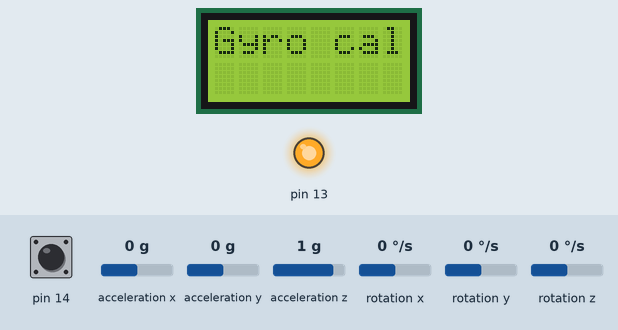
A sketch run on a simulated Arduino Leonardo, built with avr-gcc and run on an emulated ATmega32U4. On the bench: 8×2 character LCD, output pins drawn as LEDs (lit = HIGH). The inputs (shaded band) are chosen by the test bench; at power-on: pin 14 HIGH, rotation z 0 °/s, acceleration x 0 g, acceleration y 0 g, acceleration z 1 g, rotation x 0 °/s, rotation y 0 °/s. What the sketch prints to the serial monitor is not drawn.

Above: at 1.3 s.
1.4 s: pin 14 pulled LOW for 3.2 s
At 3.3 s:
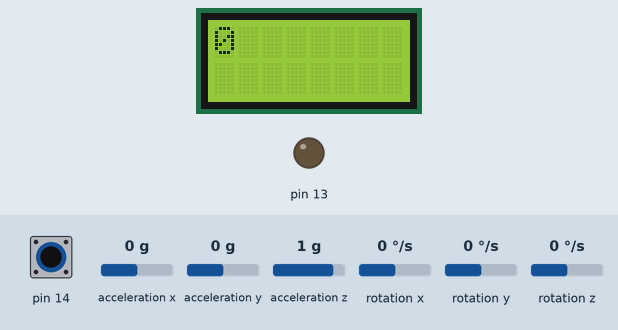
6.1 s: rotation z set to -192 °/s
At 6.25 s:
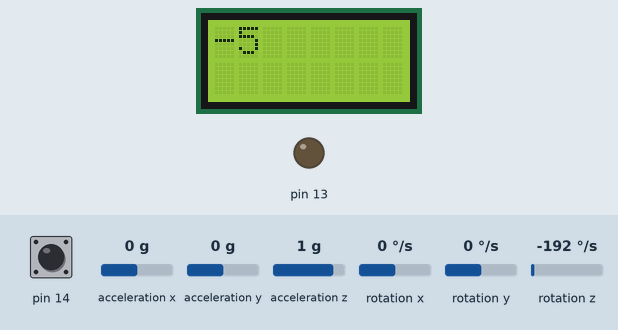
7.6 s: rotation z set to -100 °/s
At 7.76 s:
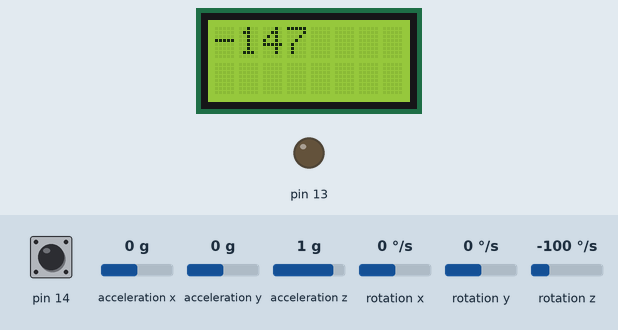
9.1 s: rotation z set to 0 °/s
At 9.1 s:
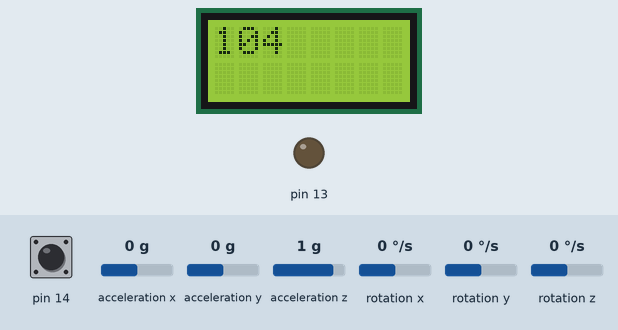
Timing chart, 0 to 11.6 s (numbered marks = the images above; inputs shaded):
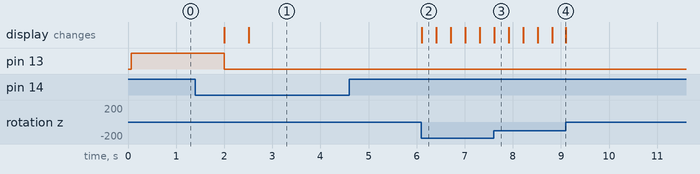

Measured:
- after the input at 1.4 s, the display: first differs from a run without the input after 1.1 s (image 1)
- after the input at 6.1 s, the display: changes at once (image 2)
- after the input at 9.1 s, every drawn part: stays the same

The sketch:

Roterende_ting.ino
```cpp
#include <Arduino.h>
#include <Wire.h>
#include <Zumo32U4.h>

Zumo32U4LCD lcd;
Zumo32U4IMU imu;
Zumo32U4ButtonA buttonA;
Zumo32U4Encoders encoders;
Zumo32U4Motors motors;


//This is a push commentary
/* turnAngle is a 32-bit unsigned integer representing the amount
the robot has turned since the last time turnSensorReset was
called.  This is computed solely using the Z axis of the gyro, so
it could be inaccurate if the robot is rotated about the X or Y
axes.

Our convention is that a value of 0x20000000 represents a 45
degree counter-clockwise rotation.  This means that a uint32_t
can represent any angle between 0 degrees and 360 degrees.  If
you cast it to a signed 32-bit integer by writing
(int32_t)turnAngle, that integer can represent any angle between
-180 degrees and 180 degrees. */
uint32_t turnAngle = 0;
int turnAngle2=turnAngle;
// turnRate is the current angular rate of the gyro, in units of
// 0.07 degrees per second.
int16_t turnRate;

// This is the average reading obtained from the gyro's Z axis
// during calibration.
int16_t gyroOffset;

// This variable helps us keep track of how much time has passed
// between readings of the gyro.
uint16_t gyroLastUpdate = 0;


  //These are the variables for keeping track of how much the encoders have moved.
  /*int16_t countsLeft = encoders.getCountsLeft();
  int16_t countsRight = encoders.getCountsRight();
*/
  //Max distance the robot should drive
  int travelMaxDistance=10;


  //The amount of degrees the robot has turned
  int turnAngleDegrees;


  bool rotatCheck=false;

  //The amount the robot has moved in cm
  int travel_distance;


  int16_t countsLeft = encoders.getCountsLeft();
  int16_t countsRight = encoders.getCountsRight();

void setup()
{
  Serial.println(9600);
  turnSensorSetup();
  delay(500);
  turnSensorReset();
  lcd.clear();
  buttonA.waitForPress();
}

void loop()
{
  countsRight = encoders.getCountsRight();
  countsLeft = encoders.getCountsLeft();

  //For the left side
  int left_cm=(countsLeft/900)*3.14*4;

  //For the right side
  int right_cm=(countsLeft/900)*3.14*4;


  //The amount the robot has travlled
  travel_distance=(left_cm+right_cm)/2;


  turnSensorUpdate();
  turnAngleDegrees=((((int32_t)turnAngle >> 16) * 360) >> 16);
  lcd.gotoXY(0, 0);
  lcd.print((((int32_t)turnAngle >> 16) * 360) >> 16);
  lcd.print(F("   "));


}


//This function makes the robot inbetween 90 and 91 degrees
void turn90()
{
  if(turnAngleDegrees>=90&&91>=turnAngleDegrees)
  {
    motors.setSpeeds(0,0);
    rotatCheck=true;
  }
  else
  {
    motors.setSpeeds(-120,100);
  }
}


void run10()
{
  if(travel_distance<travelMaxDistance)
  {
    motors.setSpeeds(100,100);
  }
  else
  {
    motors.setSpeeds(0,0);
    rotatCheck=false;
  }
}


//Ik rør ved noget herefter, dette er alt sammen Carlos kode der bliver brugt til gyro
/* This should be called in setup() to enable and calibrate the
gyro.  It uses the LCD, yellow LED, and button A.  While the LCD
is displaying "Gyro cal", you should be careful to hold the robot
still.

The digital zero-rate level of the gyro can be as high as
25 degrees per second, and this calibration helps us correct for
that. */

void turnSensorSetup()
{
  Wire.begin();
  imu.init();
  imu.enableDefault();
  imu.configureForTurnSensing();

  lcd.clear();
  lcd.print(F("Gyro cal"));

  // Turn on the yellow LED in case the LCD is not available.
  ledYellow(1);

  // Delay to give the user time to remove their finger.
  delay(500);

  // Calibrate the gyro.
  int32_t total = 0;
  for (uint16_t i = 0; i < 1024; i++)
  {
    // Wait for new data to be available, then read it.
    while(!imu.gyroDataReady()) {}
    imu.readGyro();

    // Add the Z axis reading to the total.
    total += imu.g.z;
  }
  ledYellow(0);
  gyroOffset = total / 1024;

  // Display the angle (in degrees from -180 to 180) until the
  // user presses A.
  lcd.clear();


}


// This should be called to set the starting point for measuring
// a turn.  After calling this, turnAngle will be 0.
void turnSensorReset()
{
  gyroLastUpdate = micros();
  turnAngle = 0;
}

// Read the gyro and update the angle.  This should be called as
// frequently as possible while using the gyro to do turns.
void turnSensorUpdate()
{
  // Read the measurements from the gyro.
  imu.readGyro();
  turnRate = imu.g.z - gyroOffset;

  // Figure out how much time has passed since the last update (dxt)
  uint16_t m = micros();
  uint16_t dt = m - gyroLastUpdate;
  gyroLastUpdate = m;

  // Multiply dt by turnRate in order to get an estimation of how
  // much the robot has turned since the last update.
  // (angular change = angular velocity * time)
  int32_t d = (int32_t)turnRate * dt;

  // The units of d are gyro digits times microseconds.  We need
  // to convert those to the units of turnAngle, where 2^29 units
  // represents 45 degrees.  The conversion from gyro digits to
  // degrees per second (dps) is determined by the sensitivity of
  // the gyro: 0.07 degrees per second per digit.
  //
  // (0.07 dps/digit) * (1/1000000 s/us) * (2^29/45 unit/degree)
  // = 14680064/17578125 unit/(digit*us)
  turnAngle += (int64_t)d * 14680064 / 17578125;
}
```
